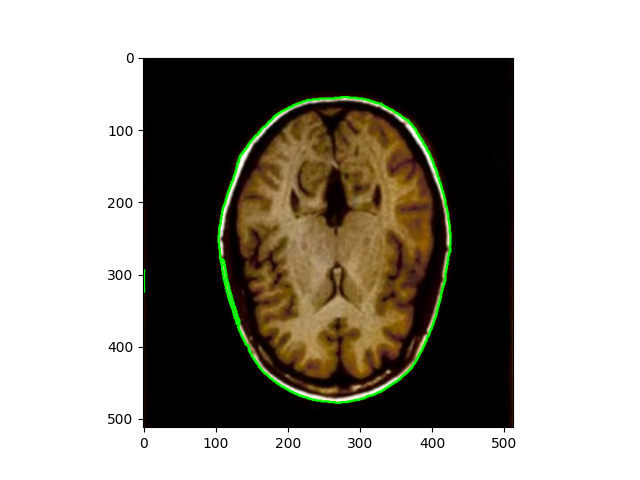
#> input picture img.png, 640 x 480 px
$ python -i canny_detection.py   (imports and definitions only)
#> lines starting #> are read from the running program, lines starting #| are printed output that depends on the picture; after the words box and inside, x2 and y2 are one past the last pixel; in counts of white or black regions, pixels touching at a corner belong together
import numpy as np
import cv2
from PIL import Image
import math
import matplotlib.pyplot as plt

class CannyEdgeDetector:
    def __init__(self, image):
        self.image = image
        self.edges = None

    def grayscale(self, image):
        if isinstance(image, np.ndarray):
            return cv2.cvtColor(image, cv2.COLOR_BGR2GRAY)
        elif isinstance(image, Image.Image):
            return np.array(image.convert('L'))
        else:
            raise ValueError("Unsupported image format. Supported formats: NumPy array, PIL Image")

    def gaussian_blur(self, image, kernel_size=5, sigma=1):
        return cv2.GaussianBlur(image, (kernel_size, kernel_size), sigma)

    def convolve(self, image, kernel):
        if image is not None:
            height, width = image.shape
            k_height, k_width = kernel.shape
            output = np.zeros_like(image)
            padded_image = np.pad(image, ((k_height//2, k_height//2), (k_width//2, k_width//2)), mode='constant')

            for i in range(height):
                for j in range(width):
                    output[i, j] = np.sum(padded_image[i:i+k_height, j:j+k_width] * kernel)
            return output

    def sobel_kernels(self, image):
        if image is not None:

            image = image.astype(np.float32)

            # Sobel filter kernels
            kernel_x = np.array([[-1, 0, 1], [-2, 0, 2], [-1, 0, 1]])
            kernel_y = np.array([[1, 2, 1], [0, 0, 0], [-1, -2, -1]])

            # Convolve image with Sobel kernels to calculate gradients
            grad_x = self.convolve(image, kernel_x)
            grad_y = self.convolve(image, kernel_y)

            # Compute gradient magnitude
            gradient_magnitude = np.sqrt(grad_x**2 + grad_y**2)
            gradient_magnitude = (gradient_magnitude / gradient_magnitude.max()) * 255
            gradient_magnitude.astype(np.uint8)
            direction = np.arctan2(grad_x, grad_y)

            return gradient_magnitude, direction

    def non_max_suppression(self, gradient_matrix, theta_matrix):
        m, n = gradient_matrix.shape
        Z = np.zeros((m, n), dtype=np.uint8)
        angle = theta_matrix * 180. / np.pi
        angle[angle < 0] += 180

        for i in range(1, m - 1):
            for j in range(1, n - 1):
                q, r = 255, 255
                if (0 <= angle[i, j] < 22.5) or (157.5 <= angle[i, j] <= 180):
                    q = gradient_matrix[i, j+1]
                    r = gradient_matrix[i, j-1]
                elif (22.5 <= angle[i, j] < 67.5):
                    q = gradient_matrix[i+1, j-1]
                    r = gradient_matrix[i-1, j+1]
                elif (67.5 <= angle[i, j] < 112.5):
                    q = gradient_matrix[i+1, j]
                    r = gradient_matrix[i-1, j]
                elif (112.5 <= angle[i, j] < 157.5):
                    q = gradient_matrix[i-1, j-1]
                    r = gradient_matrix[i+1, j+1]

                if (gradient_matrix[i, j] >= q) and (gradient_matrix[i, j] >= r):
                    Z[i, j] = gradient_matrix[i, j]
                else:
                    Z[i, j] = 0

        return Z

    def double_threshold(self, img_grayscale, low_TH_ratio=0.05, high_TH_ratio=0.09):
        high_TH = img_grayscale.max() * high_TH_ratio
        low_TH = high_TH * low_TH_ratio
        weak_value = 25
        strong_value = 255
        threshold_matrix = np.zeros_like(img_grayscale, dtype=np.uint8)

        strong_i, strong_j = np.where(img_grayscale >= high_TH)
        weak_i, weak_j = np.where((img_grayscale <= high_TH) & (img_grayscale >= low_TH))

        threshold_matrix[strong_i, strong_j] = strong_value
        threshold_matrix[weak_i, weak_j] = weak_value

        return threshold_matrix, weak_value, strong_value

    def hysteresis(self, img_grayscale, weak_value, strong_value=255):
        M, N = img_grayscale.shape
        for i in range(1, M - 1):
            for j in range(1, N - 1):
                if img_grayscale[i, j] == weak_value:
                    try:
                        if (img_grayscale[i+1, j-1] == strong_value) or \
                           (img_grayscale[i+1, j] == strong_value) or \
                           (img_grayscale[i+1, j+1] == strong_value) or \
                           (img_grayscale[i, j-1] == strong_value) or \
                           (img_grayscale[i, j+1] == strong_value) or \
                           (img_grayscale[i-1, j-1] == strong_value) or \
                           (img_grayscale[i-1, j] == strong_value) or \
                           (img_grayscale[i-1, j+1] == strong_value):
                            img_grayscale[i, j] = strong_value
                        else:
                            img_grayscale[i, j] = 0
                    except IndexError:
                        pass
        return img_grayscale

    def detect_edges(self, low_TH_ratio=0.05, high_TH_ratio=0.09, kernel_size=5, sigma=1):
        gray_image = self.grayscale(self.image)
        blurred_image = self.gaussian_blur(gray_image, kernel_size, sigma)
        gradient_magnitude, gradient_direction = self.sobel_kernels(blurred_image)
        suppressed = self.non_max_suppression(gradient_magnitude, gradient_direction)
        threshold_matrix, weak_value, strong_value = self.double_threshold(suppressed, low_TH_ratio, high_TH_ratio)
        edges = self.hysteresis(threshold_matrix, weak_value, strong_value)
        self.edges = edges
        return self.edges

>>> import cv2
>>> picture = cv2.imread('img.png')
#> picture is the input picture: shape (480, 640, 3); mean B, G, R 147.3, 155.9, 159.6
>>> result = CannyEdgeDetector(picture).detect_edges()
#> after the loop in convolve, `for i in range(height):`:
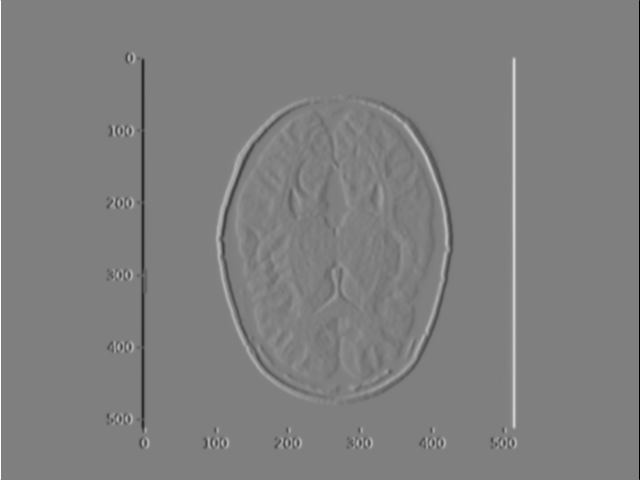
#> output: shape (480, 640) float32; min -1020, max 1020, mean 0; drawn with min black and max white
#> after the loop in convolve (call 2), `for i in range(height):`:
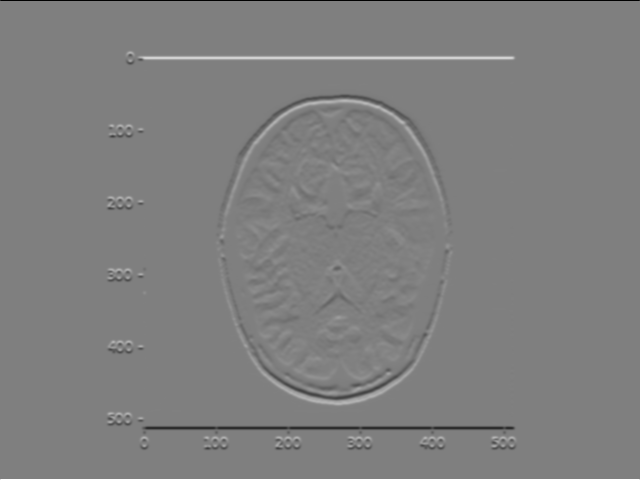
#> output: shape (480, 640) float32; min -1020, max 1020, mean 0; drawn with min black and max white
#> in sobel_kernels, `direction = np.arctan2(grad_x, grad_y)`:
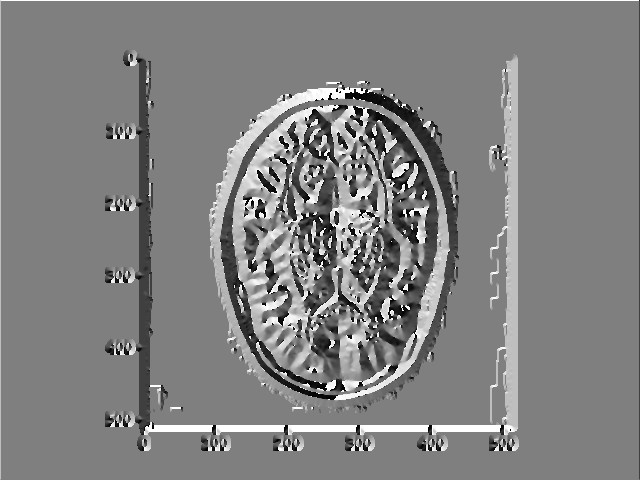
#> direction: shape (480, 640) float32; min -3.14, max 3.14, mean 0.0458; drawn with min black and max white
#> in non_max_suppression, `angle[angle < 0] += 180`:
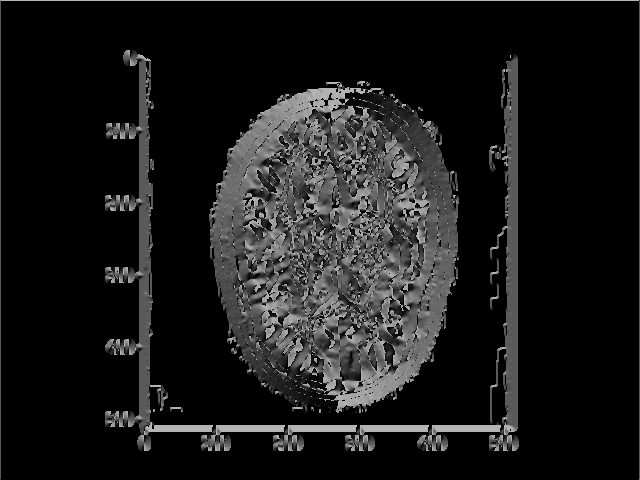
#> angle: shape (480, 640) float32; min 0, max 180, mean 25.8
#> after the loop in non_max_suppression, `for i in range(1, m - 1):`:
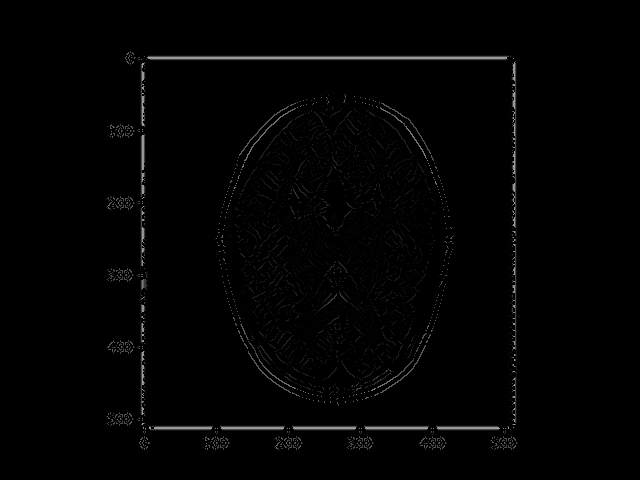
#> Z: shape (480, 640); min 0, max 156, mean 2.7
#> in double_threshold, `high_TH = img_grayscale.max() * high_TH_ratio`: high_TH = 14.04
#> in double_threshold, `low_TH = high_TH * low_TH_ratio`: low_TH = 0.702
#> in double_threshold, `strong_i, strong_j = np.where(img_grayscale >= high_TH)`: strong_i = 12044 values from 51 to 449; strong_j = 12044 values, max 517 at index 11727, min 106 at index 4766, mean 316.7
#> in double_threshold, `weak_i, weak_j = np.where((img_grayscale <= high_TH) & (img_grayscale ..`: weak_i = 7113 values from 50 to 450; weak_j = 7113 values, max 518 at index 7079, min 105 at index 2246, mean 338.4
#> in detect_edges, `threshold_matrix, weak_value, strong_value = self.double_threshold(sup..`:
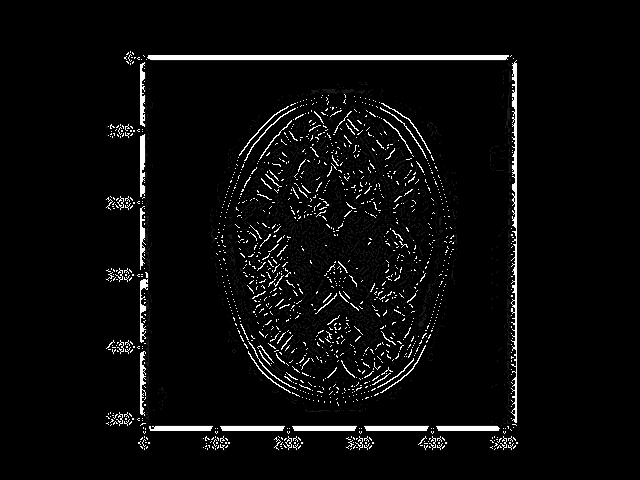
#> threshold_matrix: shape (480, 640); min 0, max 255, mean 10.6
#> in detect_edges, `threshold_matrix, weak_value, strong_value = self.double_threshold(sup..`: weak_value = 25; strong_value = 255
#> after the loop in hysteresis, `for i in range(1, M - 1):`:
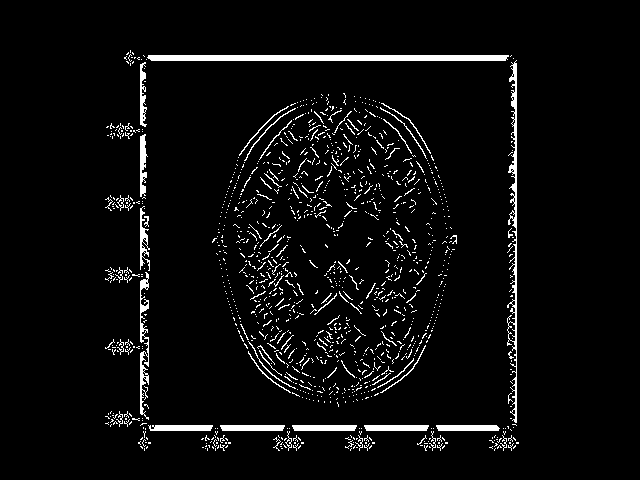
#> img_grayscale: shape (480, 640); 4.6% white; 1255 white regions (1185 under 20 px), largest, box (x1, y1, x2, y2) and area: (147, 55, 509, 61) 2153, (507, 60, 517, 423) 1274, (140, 272, 149, 420) 618
